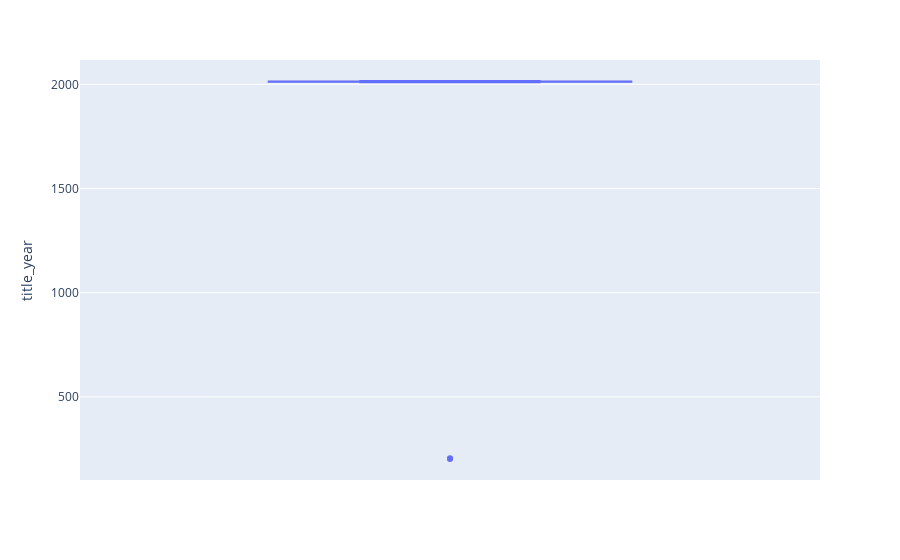

Notebook code for this chart:
### Markdown cell above
## Mengecek kolom title_year

### Code cell
fig = px.box(dataset_drop, y='title_year')
fig.show()

### Figure 1 — Plotly figure (JSON) as saved in the notebook; plotly's stock layout.template omitted (floating-point values rounded to 4 significant figures)
{"data": [{"alignmentgroup": "True", "hovertemplate": "title_year=%{y}<extra></extra>", "legendgroup": "", "marker": {"color": "#636efa"}, "name": "", "notched": false, "offsetgroup": "", "orientation": "v", "showlegend": false, "type": "box", "x0": " ", "xaxis": "x", "y": [2013, 2013, 2015, 2011, 2013, 202, 2012, 2012, 2012, 2012, 2012, 2011, 2014, 2014, 2015, 2014, 2012, 2014, 2012, 2014, 2012, 2012, 2012, 2010, 2015, 2011, 2013, 2014, 2012, 2015, 2014, 2014, 2012, 2014, 2013, 2014, 2014, 2013, 2010, 2014, 2015, 2016, 2010, 2011, 2013, 2011, 2016, 2013, 2012, 2016, 2013, 2013, 2012, 2012, 2013, 2013, 2011, 2015, 2014, 2012, 2015, 2016, 2016, 2016, 2013, 2012, 2014, 2010, 2015, 2012, 2011, 2014, 2016, 2014, 2011, 2013, 2012, 2014, 2010, 2013, 2013, 205, 2011, 2012, 2015, 2014, 2014, 2014, 2014, 2011, 2012, 2010, 2014, 2012, 2013, 2010, 2013, 2014, 2014], "y0": " ", "yaxis": "y"}], "layout": {"boxmode": "group", "legend": {"tracegroupgap": 0}, "margin": {"t": 60}, "xaxis": {"anchor": "y", "domain": [0, 1]}, "yaxis": {"anchor": "x", "domain": [0, 1], "title": {"text": "title_year"}}}}
